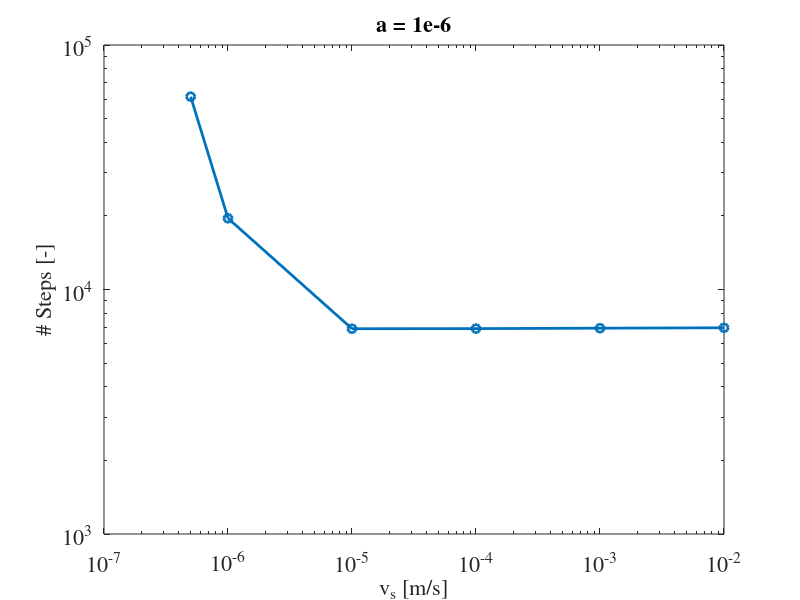
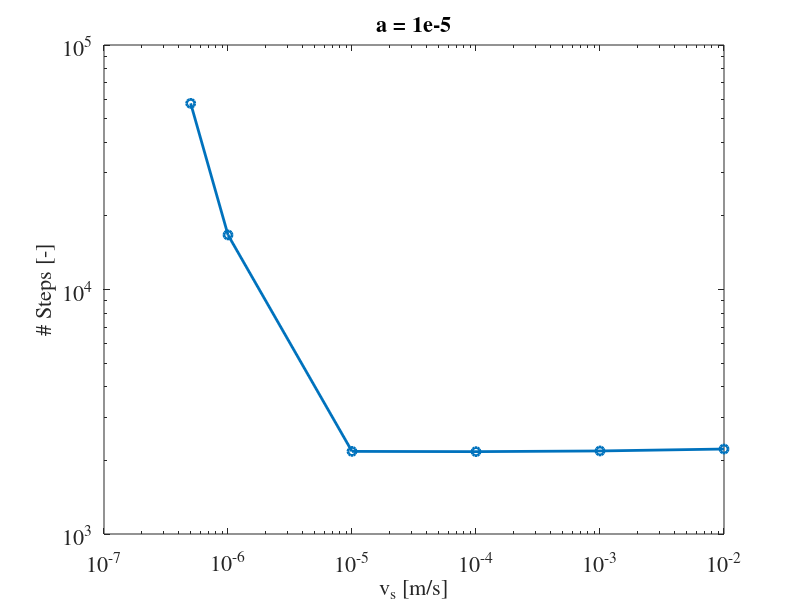
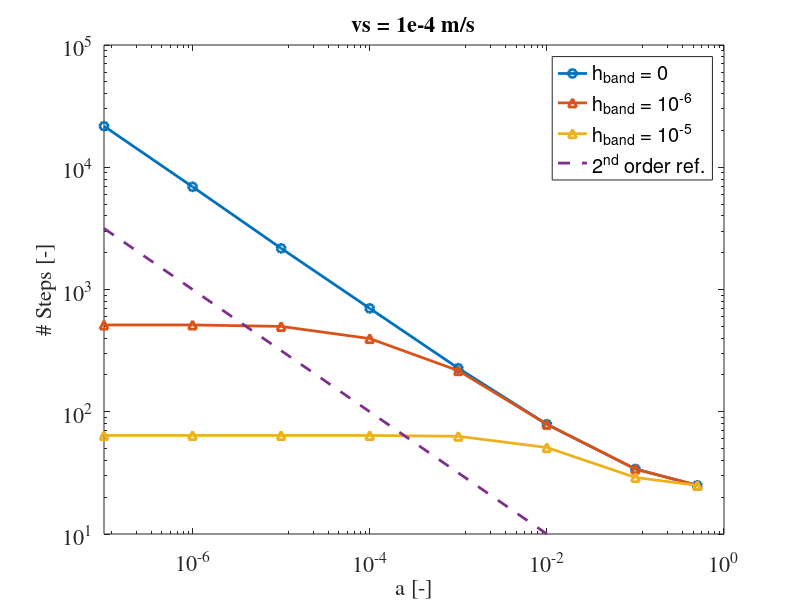
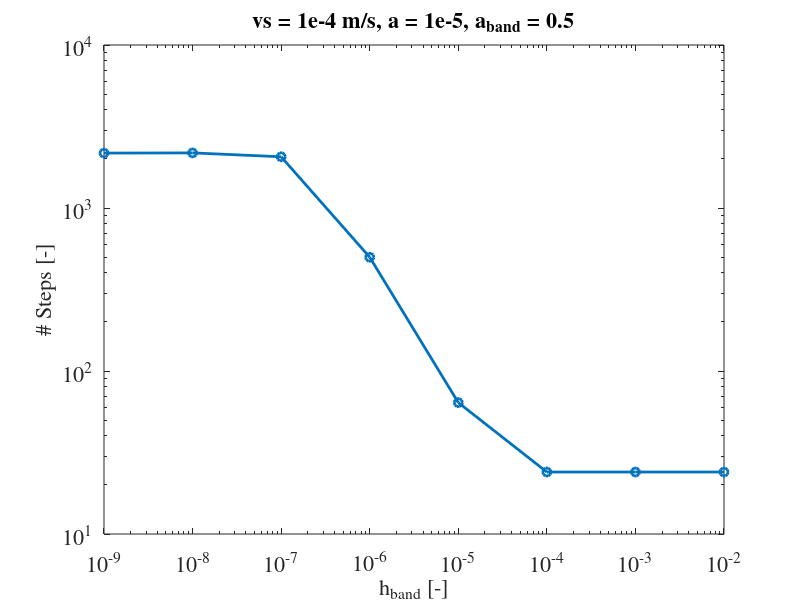

Here is the MATLAB script that generated these plots, in order: (Note: this script raises an error after producing the figures.)
% All sims run with full Newton.

% =========================================================================
% Sims using a = 1e-6, no loose band.
vs = [1e-2, 1e-3, 1e-4, 1e-5, 1e-6, 5e-7];
steps = [6973, 6947, 6919, 6912, 19555, 61464];
evals = [582040, 581911, 579455, 580157, 3463800, 12337569];
dt_min = ...
[1.67185e-09, 5.46292e-10, 1.80249e-10, 1.12918e-10, 1.46045e-10, 4.5639e-11];
dt_max = ...
[9.92552e-07, 9.07094e-07, 8.92095e-07, 8.94089e-07, 8.8571e-07, 7.22334e-07];

figure(1)
h = loglog(vs, steps, '-o');
set(h, 'linewidth', 2)
set(gca, 'Fontname', 'Times', 'fontsize', 16)
xlabel('v_s [m/s]', 'Fontname', 'Times', 'fontsize', 16)
ylabel('# Steps [-]', 'Fontname', 'Times', 'fontsize', 16)
title('a = 1e-6', 'Fontname', 'Times', 'fontsize', 16)

% =========================================================================
% Sims using a = 1e-5, no loose band.
vs = [1e-2, 1e-3, 1e-4, 1e-5, 1e-6, 5e-7];
steps = [2226, 2186, 2172, 2177, 16718, 57718];
evals = [205979, 201949, 200826, 202634, 3250718, 11524949];
dt_min = ...
[5.491e-09, 1.82807e-09, 9.54974e-10, 2.5124e-09, 1.19801e-11,2.39601e-11];
dt_max = ...
[2.53096e-06, 2.90869e-06, 2.90601e-06, 2.88458e-06, 2.73045e-06,2.75877e-06];

figure(2)
h = loglog(vs, steps, '-o');
set(h, 'linewidth', 2)
set(gca, 'Fontname', 'Times', 'fontsize', 16)
xlabel('v_s [m/s]', 'Fontname', 'Times', 'fontsize', 16)
ylabel('# Steps [-]', 'Fontname', 'Times', 'fontsize', 16)
title('a = 1e-5', 'Fontname', 'Times', 'fontsize', 16)

% =========================================================================
% Sims using vs = 1e-4, no loose band.
acc = [1e-7, 1e-6, 1e-5, 1e-4, 1e-3, 1e-2, 0.1, 0.5];
steps = [21691, 6919, 2172, 701, 227, 79, 34, 25];
% With loose band of h_band = 1e-6 we get:
steps_lb1 = [513, 513, 499, 397, 217, 79, 34, 25];
% With loose band of h_band = 1e-5 we get:
steps_lb2 = [64, 64, 64, 64, 63, 51, 29, 25];

figure(3)
h = loglog(acc, steps, '-o', ...
           acc, steps_lb1, '-^', ...
           acc, steps_lb2, '-^', ...
           acc, sqrt(1./acc), '--');
set(h, 'linewidth', 2)
axis([1e-7 1 10 1e5]);
xticks([1e-6 1e-4 1e-2 1])
%xticklabels({'10^{-6}','10^{-4}','10^{-2}', '1'})
set(gca, 'Fontname', 'Times', 'fontsize', 16)
xlabel('a [-]', 'Fontname', 'Times', 'fontsize', 16)
ylabel('# Steps [-]', 'Fontname', 'Times', 'fontsize', 16)
legend('h_{band} = 0', 'h_{band} = 10^{-6}', 'h_{band} = 10^{-5}', '2^{nd} order ref.')
title('vs = 1e-4 m/s', 'Fontname', 'Times', 'fontsize', 16)

% =========================================================================
% Loose band. Sims using vs = 1e-4, a = 1e-5, a_band = 0.5
h_band = [1e-9, 1e-8, 1e-7, 1e-6, 1e-5, 1e-4, 1e-3, 1e-2];
steps = [2172, 2178, 2062, 499, 64, 24, 24, 24];

figure(4)
h = loglog(h_band, steps, '-o');
set(h, 'linewidth', 2)
set(gca, 'Fontname', 'Times', 'fontsize', 16)
xlabel('h_{band} [-]', 'Fontname', 'Times', 'fontsize', 16)
ylabel('# Steps [-]', 'Fontname', 'Times', 'fontsize', 16)
title('vs = 1e-4 m/s, a = 1e-5, a_{band} = 0.5', 'Fontname', 'Times', 'fontsize', 16)


% =========================================================================
% Histogram of time steps.
% vs = 1e-4, a = 1e-5.
d=importdata('steps_hist.dat');
step_size = abs(d(2:end,end)); %diff(d(:,1));
th = 0.5 * (d(1:end-1,1) + d(2:end,1));

x = th;
y = step_size;

% There seem to be two time scales???
% Maybe one for the normal stiffness and one for the regularized friction?
figure(5)
nbins = 25;
step_size_edges = logspace(log10(min(step_size)/2), log10(max(step_size)), nbins);
hh = histogram(step_size, step_size_edges);
hh.Normalization = 'probability';
axis([1e-10 1e-5 1e-4 1]);
xticks([1e-10 1e-9 1e-8 1e-7 1e-6 1e-5])
set(gca,'xscale','log')
set(gca,'yscale','log')

%set(h, 'linewidth', 2)
set(gca, 'Fontname', 'Times', 'fontsize', 16)
xlabel('h [-]', 'Fontname', 'Times', 'fontsize', 16)
ylabel('# Steps, frequency', 'Fontname', 'Times', 'fontsize', 16)
title('vs = 1e-4 m/s, a = 1e-5', 'Fontname', 'Times', 'fontsize', 16)


% =========================================================================
% Cumulative Histogram of time steps.
% vs = 1e-4, a = 1e-5.

hh_cum = cumsum(hh.Values);
hh_centers = 0.5 * (step_size_edges(1:end-1) + step_size_edges(2:end));

figure(6)
h = plot(hh_centers, hh_cum/hh_cum(end));
set(h, 'linewidth', 2)
set(gca, 'Fontname', 'Times', 'fontsize', 16)
xlabel('h [-]', 'Fontname', 'Times', 'fontsize', 16)
ylabel('# Steps, cumulative', 'Fontname', 'Times', 'fontsize', 16)
title('vs = 1e-4 m/s, a = 1e-5', 'Fontname', 'Times', 'fontsize', 16)

h_hist1 = hh_centers;
cdf1 = hh_cum/hh_cum(end);

% =========================================================================
% Histogram of time steps.
% With h_loose=1e-6, a_loose=0.5
% vs = 1e-4, a = 1e-5.
d=importdata('steps_hist3.dat');
step_size = abs(d(2:end,end)); %diff(d(:,1));
th = 0.5 * (d(1:end-1,1) + d(2:end,1));

% There seem to be two time scales???
% Maybe one for the normal stiffness and one for the regularized friction?
figure(7)
nbins = 30;
step_size_edges = logspace(log10(min(step_size)/2), log10(max(step_size)), nbins);
hh = histogram(step_size, step_size_edges);
hh.Normalization = 'probability';
axis([1e-10 1e-5 1e-4 1]);
xticks([1e-10 1e-9 1e-8 1e-7 1e-6 1e-5])
set(gca,'xscale','log')
set(gca,'yscale','log')

%set(h, 'linewidth', 2)
set(gca, 'Fontname', 'Times', 'fontsize', 16)
xlabel('h [-]', 'Fontname', 'Times', 'fontsize', 16)
ylabel('# Steps, frequency', 'Fontname', 'Times', 'fontsize', 16)
title('vs = 1e-4 m/s, a = 1e-5, h_{band}=1e-6', 'Fontname', 'Times', 'fontsize', 16)


% =========================================================================
% Cumulative Histogram of time steps.
% With h_loose=1e-6, a_loose=0.5
% vs = 1e-4, a = 1e-5.

hh_cum = cumsum(hh.Values);
hh_centers = 0.5 * (step_size_edges(1:end-1) + step_size_edges(2:end));

h_hist2 = hh_centers;
cdf2 = hh_cum/hh_cum(end);

figure(8)
h = plot(hh_centers, hh_cum/hh_cum(end));
set(h, 'linewidth', 2)
set(gca, 'Fontname', 'Times', 'fontsize', 16)
xlabel('h [-]', 'Fontname', 'Times', 'fontsize', 16)
ylabel('# Steps, cumulative', 'Fontname', 'Times', 'fontsize', 16)
title('vs = 1e-4 m/s, a = 1e-5, h_{band}=1e-6', 'Fontname', 'Times', 'fontsize', 16)


% =========================================================================
% Velocity profiles.
% vs = 1e-4, a = 1e-5.
% As a function of h_loose

d1=importdata('band1.dat');  % h_loose = 0, no band.
d2=importdata('band2.dat');  % h_loose = 1e-6
d3=importdata('band3.dat');  % h_loose = 1e-5
d4=importdata('band4.dat');  % h_loose = 1e-4
d5=importdata('band5.dat');  % h_loose = 0, a = 0.5 (highest).

figure(9)
h = plot(...
    d1(:,3), d1(:,4), '-',...
    d2(:,3), d2(:,4), '-^',...
    d3(:,3), d3(:,4), '-v',...
    d4(:,3), d4(:,4), '-s',...
    d5(:,3), d5(:,4), '-o');   
axis([-5 0 0 1.2])
set(h, 'linewidth',2)
set(gca, 'Fontname', 'Times', 'fontsize', 16)
xlabel('v_x [m/s]', 'Fontname', 'Times', 'fontsize', 16)
ylabel('v_y [m/s]', 'Fontname', 'Times', 'fontsize', 16)
legend('h_{band} = 0',...
       'h_{band} = 1e-6',...
       'h_{band} = 1e-5',...
       'h_{band} = 1e-4',...
       'h_{band} = \infty',...
       'Location','northwest');   
   
% =========================================================================
% CDFs together (figures 6 and 8)   
figure(10)
h = plot(h_hist1, cdf1, h_hist2, cdf2);
set(h, 'linewidth', 2)
set(gca, 'Fontname', 'Times', 'fontsize', 16)
xlabel('h [sec.]', 'Fontname', 'Times', 'fontsize', 16)
ylabel('# Steps, cumulative', 'Fontname', 'Times', 'fontsize', 16)
title('vs = 1e-4 m/s, a = 1e-5', 'Fontname', 'Times', 'fontsize', 16)   
legend('h_{band} = 0',...
       'h_{band} = 1e-6')
% =========================================================================
figure(5);  % brings last fig to front.

